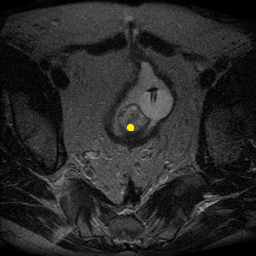
#> input picture Main/Database_gt/000001/00001/001/0019.png, 256 x 256 px; its folder holds only this picture in this run
$ python prepare_data.py   (older library calls are emulated)
#> lines starting #> are read from the running program, lines starting #| are printed output that depends on the picture; after the words box and inside, x2 and y2 are one past the last pixel; in counts of white or black regions, pixels touching at a corner belong together
import os
import cv2
import numpy as np


im_path='Database'
gt_path='Database_gt'
new_im_path='data/im'
new_gt_path='data/gt'

if not(os.path.exists('data')):
    os.mkdir('data')
if not(os.path.exists(new_im_path)):
    os.mkdir(new_im_path)
if not(os.path.exists(new_gt_path)):
    os.mkdir(new_gt_path)


try:
    bpath=os.getcwd()
    gt_path_full=os.path.join(bpath,gt_path)
    d1=os.listdir(gt_path_full)
    len_d1=len(d1)
    count=0
    im_count=0
    for i1 in range(len_d1):
        path_branch_2=os.path.join(bpath,gt_path,d1[i1])
        d2 = os.listdir(path_branch_2)
        len_d2 = len(d2)
        for i2 in range(len_d2):
            path_branch_3 = os.path.join(path_branch_2, d2[i2])
            d3 = os.listdir(path_branch_3)
            len_d3 = len(d3)
            for i3 in range(len_d3):
                path_branch_4 = os.path.join(path_branch_3, d3[i3])
                img_brach_4 = os.path.join(bpath,im_path, d1[i1], d2[i2], d3[i3])
                d4 = os.listdir(path_branch_4)
                len_d4 = len(d4)
                for i4 in range(len_d4):
                    gt_filename = os.path.join(path_branch_4, d4[i4])
                    im_filename = os.path.join(img_brach_4, d4[i4])
                    f1 = os.path.splitext(gt_filename)
                    # count += 1
                    if (f1[-1].lower()=='.jpg')|(f1[-1].lower()=='.png'):
                        gt_im=cv2.imread(gt_filename)
#> gt_im is the input picture: shape (256, 256, 3); mean B, G, R 40.5, 40.6, 40.6
                        orig_im = cv2.imread(im_filename)
                        gt_im2 = cv2.resize(gt_im, (128,128),interpolation=cv2.INTER_NEAREST)
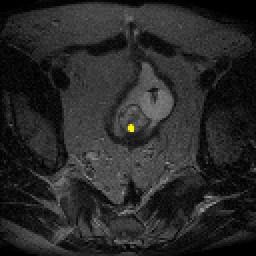
#> gt_im2: shape (128, 128, 3) (shown 2 times larger); mean B, G, R 40.5, 40.6, 40.6
                        orig_im2 = cv2.resize(orig_im, (128, 128), interpolation=cv2.INTER_NEAREST)
                        tmp1 = gt_im2[:, :, 0] == 0
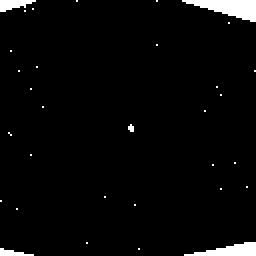
#> tmp1: shape (128, 128) bool (shown 2 times larger); 3.1% white; 32 white regions (28 under 20 px), largest, box (x1, y1, x2, y2) and area: (91, 0, 128, 11) 227, (92, 121, 128, 128) 144, (0, 0, 18, 6) 67, (0, 124, 17, 128) 38
                        tmp2 = gt_im2[:, :, 1] == 242
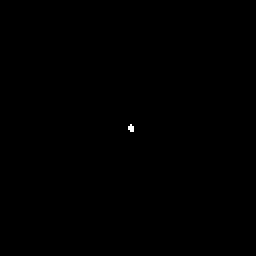
#> tmp2: shape (128, 128) bool (shown 2 times larger); 0.05% white in thin lines or dots, all inside (x1, y1, x2, y2) = (64, 62, 67, 66)
                        tmp3 = gt_im2[:, :, 2] == 255
                        gt_im_binary=(tmp1 & tmp2) & tmp3
                        gt_im_binary.astype(np.float)
                        gt_im_binary=gt_im_binary*255
                        print('im_count=%d, count=%d'%(im_count,count))
                        im_count+=1

                        if count>100:
                            raise StopIteration
                        if np.count_nonzero(gt_im_binary)>0:
                            im_name_new='%d.png'%(count)
                            cv2.imwrite(os.path.join(new_im_path, im_name_new), orig_im2)
                            cv2.imwrite(os.path.join(new_gt_path, im_name_new), gt_im_binary)
                            count+=1
except:
    print('finished')

$ run again, on Main/Database_gt/000001/00001/002/0019.png
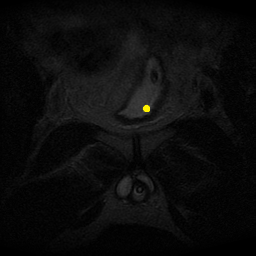
#> input picture Main/Database_gt/000001/00001/002/0019.png, 256 x 256 px
#> gt_im is the input picture: shape (256, 256, 3); mean B, G, R 11.7, 11.8, 11.8
#> `tmp1 = gt_im2[:, :, 0] == 0`:
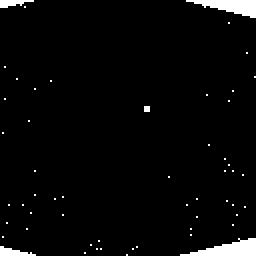
#> tmp1: shape (128, 128) bool (shown 2 times larger); 3.1% white; 55 white regions (51 under 20 px), largest, box (x1, y1, x2, y2) and area: (90, 119, 128, 128) 188, (93, 0, 128, 9) 172, (0, 123, 18, 128) 51, (0, 0, 17, 4) 42
#> tmp2: shape (128, 128) bool; 0.05% white in thin lines or dots, all inside (x1, y1, x2, y2) = (72, 53, 75, 56)
